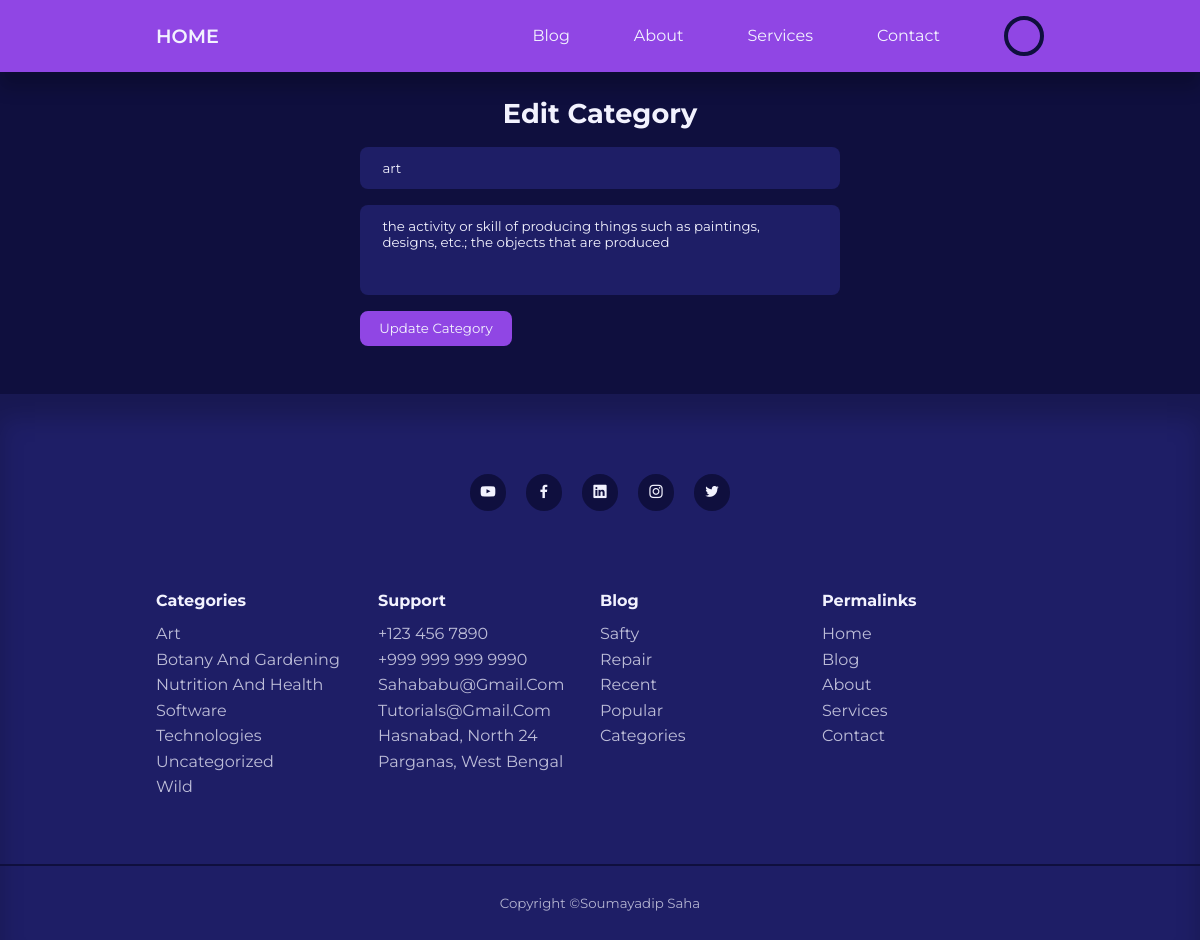
Page /admin/edit-category.php?id=12 (signed in) on the committed database.
### tables this page shows
CREATE TABLE `category` (
  `cid` int(11) UNSIGNED NOT NULL,
  `ctitle` varchar(50) NOT NULL,
  `cdescription` text NOT NULL
);

### admin/edit-category.php (the view, shortened to what this page needs)
<?php
    include './partials/header.php';
    if(isset($_GET['id'])){
        $id = $_GET['id'];
        $query = "SELECT * from category where cid='$id'";
        $result = mysqli_query($conn, $query);
        if((mysqli_num_rows($result)==1)){
            $user = mysqli_fetch_assoc($result);
        }
    }
    else{
        header('location: ' . ROOT_URL . 'admin/manage-category.php');
        die();
    }
?>
    <section class="form_section">
        <div class="container form_section-container">
            <h2>edit Category</h2>
            <form action="./edit-category-logic.php" method="post">
                <input type="text" value="<?= $user['ctitle'] ?>" name="title" placeholder="Title">
                <textarea rows="4" name="description" placeholder="description"><?= $user['cdescription'] ?></textarea>
                <button type="submit" name="submit" class="btn">update category</button>
            </form>
        </div>
    </section>
<?php
    include '../Partials/footer.php';
?>

### Partials/footer.php (shortened to what this page needs)
 <footer>
        <div class="footer_socials">
            <a href="#" target="blank"><i class="uil uil-youtube"></i></a>
            <a href="#" target="blank"><i class="uil uil-facebook-f"></i></a>
            <a href="#" target="blank"><i class="uil uil-linkedin"></i></a>
            <a href="#" target="blank"><i class="uil uil-instagram"></i></a>
            <a href="#" target="blank"><i class="uil uil-twitter"></i></a>
        </div>
        <div class="container footer_container">
            <article>
                <h4>categories</h4>
                <ul>
                    <?php
                        $category_query = "SELECT * from category order by ctitle";
                        $category_result = mysqli_query($conn, $category_query);
                    ?>
                    <?php while($user = mysqli_fetch_assoc($category_result)) {?>
                        <li>
                        <a href="./category-post.php?cid=<?= $user['cid'] ?>"><?php echo $user['ctitle']; ?></a>
                    <?php } ?>
                        </li>
                </ul>
            </article>
            <article>
                <h4>support</h4>
                <ul>
                    <li><a href="">+123 456 7890</a></li>
                    <li><a href="">+999 999 999 9990</a></li>
                    <li><a href="">sahababu@gmail.com</a></li>
                    <li><a href="">tutorials@gmail.com</a></li>
                    <li><a href="">Hasnabad, North 24 parganas, west bengal</a></li>
                </ul>
            </article>
            <article>
                <h4>Blog</h4>
                <ul>
                    <li><a href="">safty</a></li>
                    <li><a href="">repair</a></li>
                    <li><a href="">recent</a></li>
                    <li><a href="">popular</a></li>
                    <li><a href="">categories</a></li>
                </ul>
            </article>
            <article>
                <h4>permalinks</h4>
                <ul>
                    <li><a href="./index.php">home</a></li>
                    <li><a href="./blog.php">blog</a></li>
                    <li><a href="./about.php">about</a></li>
                    <li><a href="./service.php">services</a></li>
                    <li><a href="./contact.php">contact</a></li>
                </ul>
            </article>
        </div>
        <div class="footer_copyright">
            <small>copyright &copy;soumayadip saha</small>
        </div>
    </footer>
</body>
</html>

### CSS/style.css (style rules this page uses)
:root { --color-primary: #9046e4; --color-primary-light: hsl(242, 91%, 69%, 18%); --color-primary-variant: #5854c7; --color-red: #da0f3f; --color-red-light: hsl(346, 87%, 46%, 15%); --color-green: #00c476; --color-green-light: hsl(156, 100%, 38%, 15%); --color-gray-900: #1e1e66; --color-gray-700: #2d2b7c; --color-gray-300: rgba(242, 242, 254, 0.3); --color-gray-200: rgba(242, 242, 254, 0.7); --color-white: #f2f2fe; --color-bg: #0f0f3e; --transition: all 300ms ease; --container-width-lg: 74%; --container-width-md: 88%; --form-width: 50%; --card-border-radius-1: 0.3rem; --card-border-radius-2: 0.5rem; --card-border-radius-3: 0.8rem; --card-border-radius-4: 2rem; --card-border-radius-5: 5rem; }
* { margin: 0; padding: 0; outline: 0; border: 0; appearance: 0; list-style: none; text-decoration: none; text-transform: capitalize; font-family: 'Montserrat', sans-serif; box-sizing: border-box; }
body { line-height: 1.6; color: var(--color-gray-200); overflow-x: hidden; background: var(--color-bg); }
.container { width: var(--container-width-lg); max-width: 1800px; margin: 0 auto; }
section { margin-top: 3rem; width: 100vw; }
h1, h2, h3, h4, h5 { color: var(--color-white); line-height: 1.3; }
h2 { font-size: 1.7rem; margin: 1rem 0; }
h4 { font-size: 1rem; }
a { color: var(--color-white); transition: var(--transition); }
footer { background: var(--color-gray-900); padding: 5rem 0 0; box-shadow: inset 0 1.5rem 1.5rem rgba(0, 0, 0, 0.2); }
.footer_socials { margin-inline: auto; width: fit-content; margin-bottom: 5rem; display: flex; justify-content: space-between; align-items: center; gap: 1.2rem; }
.footer_socials a { background: var(--color-bg); border-radius: 50%; width: 2.3rem; height: 2.3rem; display: flex; align-items: center; justify-content: center; }
.footer_container { display: grid; grid-template-columns: repeat(4, 1fr); }
footer h4 { color: var(--color-white); margin-bottom: 0.6rem; }
footer ul a { opacity: 0.75; }
.footer_copyright { text-align: center; padding: 1.5rem; border-top: 2px solid var(--color-bg); margin-top: 4rem; }
.btn { display: inline-block; width: fit-content; padding: 0.6rem 1.2rem; background: var(--color-primary); border-radius: var(--card-border-radius-2); cursor: pointer; color: var(--color-white); }
.form_section { display: grid; place-items: center; margin-top: 5rem; margin-bottom: 3rem; }
.form_section-container { width: 40%; }
.form_section-container h2 { text-align: center; }
form { display: flex; flex-direction: column; gap: 1rem; }
input, textarea, select { padding: 0.8rem 1.4rem; background: var(--color-gray-900); border-radius: var(--card-border-radius-2); resize: none; color: var(--color-white); text-transform: none; }

### rows in the picture
category: title "art", description "the activity or skill of producing things such as paintings, designs, etc.; the objects that are produced", ctitle "Art"
category: ctitle "Botany And Gardening"
category: ctitle "Nutrition And Health"
category: ctitle "Software"
category: ctitle "Technologies"
category: ctitle "Uncategorized"
category: ctitle "Wild"
